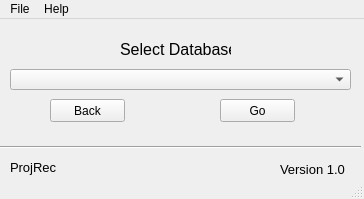
<?xml version="1.0" encoding="UTF-8"?>
<ui version="4.0">
 <class>MainWindow</class>
 <widget class="QMainWindow" name="MainWindow">
  <property name="geometry">
   <rect>
    <x>0</x>
    <y>0</y>
    <width>364</width>
    <height>199</height>
   </rect>
  </property>
  <property name="minimumSize">
   <size>
    <width>364</width>
    <height>199</height>
   </size>
  </property>
  <property name="maximumSize">
   <size>
    <width>364</width>
    <height>199</height>
   </size>
  </property>
  <property name="windowTitle">
   <string>MainWindow</string>
  </property>
  <widget class="QWidget" name="centralwidget">
   <widget class="QComboBox" name="comboBox">
    <property name="geometry">
     <rect>
      <x>10</x>
      <y>50</y>
      <width>341</width>
      <height>21</height>
     </rect>
    </property>
   </widget>
   <widget class="QLabel" name="label">
    <property name="geometry">
     <rect>
      <x>120</x>
      <y>20</y>
      <width>111</width>
      <height>21</height>
     </rect>
    </property>
    <property name="font">
     <font>
      <pointsize>12</pointsize>
     </font>
    </property>
    <property name="text">
     <string>Select Database</string>
    </property>
   </widget>
   <widget class="QPushButton" name="pushButton">
    <property name="geometry">
     <rect>
      <x>220</x>
      <y>80</y>
      <width>75</width>
      <height>23</height>
     </rect>
    </property>
    <property name="text">
     <string>Go</string>
    </property>
   </widget>
   <widget class="Line" name="line">
    <property name="geometry">
     <rect>
      <x>0</x>
      <y>120</y>
      <width>361</width>
      <height>16</height>
     </rect>
    </property>
    <property name="orientation">
     <enum>Qt::Horizontal</enum>
    </property>
   </widget>
   <widget class="QLabel" name="label_2">
    <property name="geometry">
     <rect>
      <x>10</x>
      <y>140</y>
      <width>47</width>
      <height>16</height>
     </rect>
    </property>
    <property name="font">
     <font>
      <pointsize>10</pointsize>
     </font>
    </property>
    <property name="text">
     <string>ProjRec</string>
    </property>
   </widget>
   <widget class="QLabel" name="label_3">
    <property name="geometry">
     <rect>
      <x>280</x>
      <y>140</y>
      <width>71</width>
      <height>20</height>
     </rect>
    </property>
    <property name="font">
     <font>
      <pointsize>10</pointsize>
     </font>
    </property>
    <property name="text">
     <string>Version 1.0</string>
    </property>
   </widget>
   <widget class="QPushButton" name="pushButton_2">
    <property name="geometry">
     <rect>
      <x>50</x>
      <y>80</y>
      <width>75</width>
      <height>23</height>
     </rect>
    </property>
    <property name="text">
     <string>Back</string>
    </property>
   </widget>
  </widget>
  <widget class="QMenuBar" name="menubar">
   <property name="geometry">
    <rect>
     <x>0</x>
     <y>0</y>
     <width>364</width>
     <height>21</height>
    </rect>
   </property>
   <widget class="QMenu" name="menuFile">
    <property name="title">
     <string>File</string>
    </property>
    <addaction name="actionExit"/>
   </widget>
   <widget class="QMenu" name="menuHelp">
    <property name="title">
     <string>Help</string>
    </property>
    <addaction name="actionAbout"/>
   </widget>
   <addaction name="menuFile"/>
   <addaction name="menuHelp"/>
  </widget>
  <widget class="QStatusBar" name="statusbar"/>
  <action name="actionExit">
   <property name="text">
    <string>Exit</string>
   </property>
  </action>
  <action name="actionAbout">
   <property name="text">
    <string>About</string>
   </property>
  </action>
 </widget>
 <resources/>
 <connections/>
</ui>
